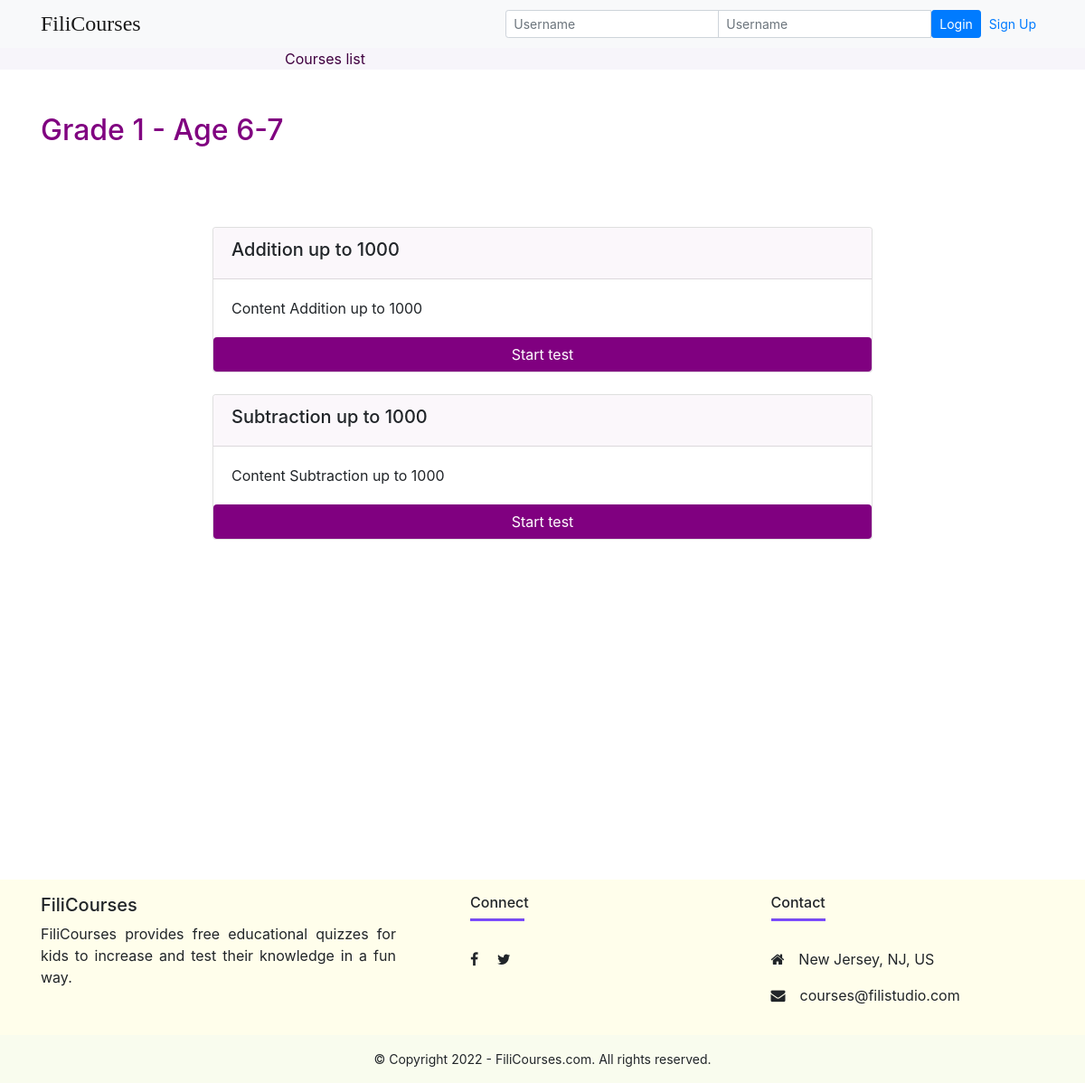
/grade/1/, run on an earlier commit of the app's database.
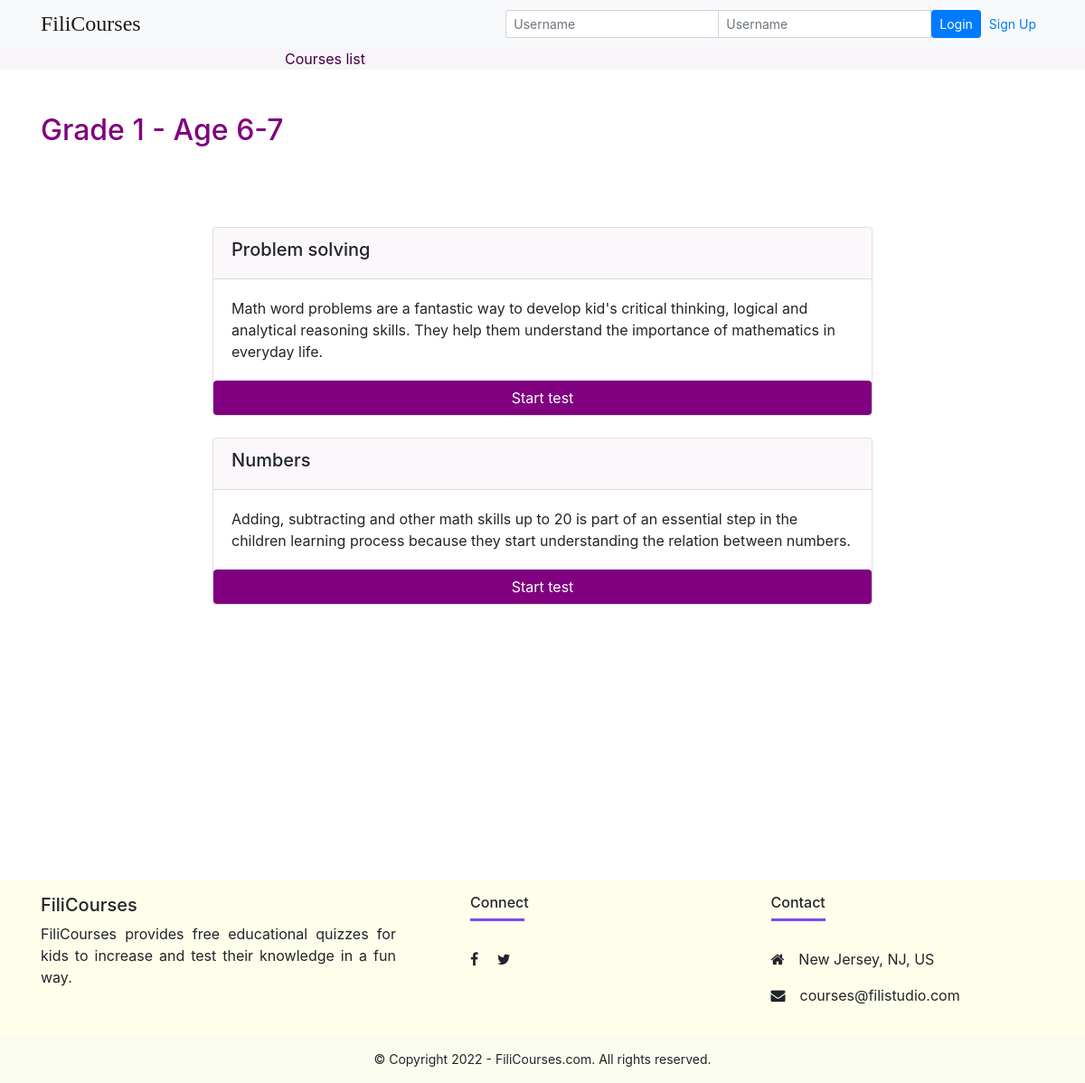
And on a later commit of the database.
### courses/models.py (models this page shows, shortened)
class Lesson(models.Model):
    title = models.CharField(max_length=200, default="Lesson title")
    order = models.IntegerField(default=0)
    image = models.CharField(max_length=2083, default="none")
    course = models.ForeignKey(Course, on_delete=models.CASCADE)
    content = models.TextField()

### courses/views.py (the view)
# urls.py: path('grade/<int:course_id>/', views.course_details, name='course_details'),
def course_details(request, course_id):
    course = get_object_or_404(Course, pk=course_id)
    return render(request, 'course_details.html', {'course': course})

### courses/templates/course_details.html (shortened to what this page needs)
{% extends "base.html" %}
{% block content %}
<div class="course-list">
    <div class="container w-50 mx-auto">
        <a class="link-unstyled" href="{% url 'courses:index' %}"> Courses list</a>
    </div>
</div>
<div class="container mt-5 mb-5 min-vh-100">
    <h2 class="mb-5 start-test-title">{{ course.name }}</h2>
    <div class="row">
        <div class="card-columns-vertical col-lg-8 mt-3 mx-auto">
            {% for lesson in course.lesson_set.all %}
            <div class="card mt-4">
                <div class="card-header card-header-purple">
                    <h5>{{lesson.title}}</h5>
                </div>
                <div class="card-body">{{lesson.content}}</div>
                <a class="btn btn-purple" href="{% url 'courses:start_test' course_id=course.id lesson_id=lesson.id %}">Start test</a>
            </div>
            {% endfor %}
        </div>
    </div>
</div>
{% endblock %}

What changed in the data, as far as the page shows it:
no longer on this page (row edited): Lesson: title "Addition up to 1000", content "Content Addition up to 1000"
no longer on this page (row edited): Lesson: title "Subtraction up to 1000", content "Content Subtraction up to 1000"
added Lesson: title "Problem solving", content "Math word problems are a fantastic way to develop kid's critical thinking, logical and analytical reasoning skills. They help them understand the importance of mathematics in everyday life."
added Lesson: title "Numbers", content "Adding, subtracting and other math skills up to 20 is part of an essential step in the children learning process because they start understanding the relation between numbers."
